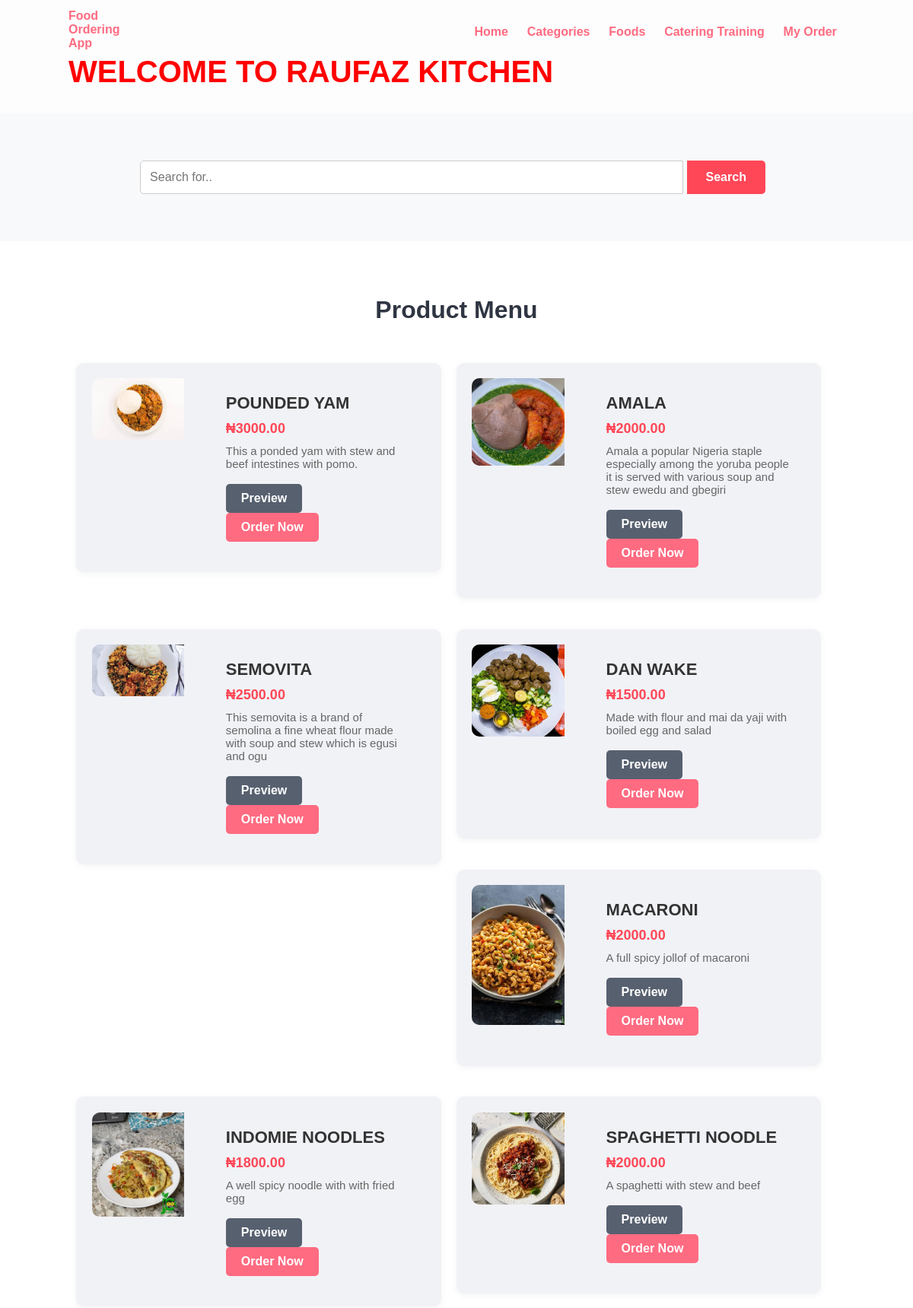
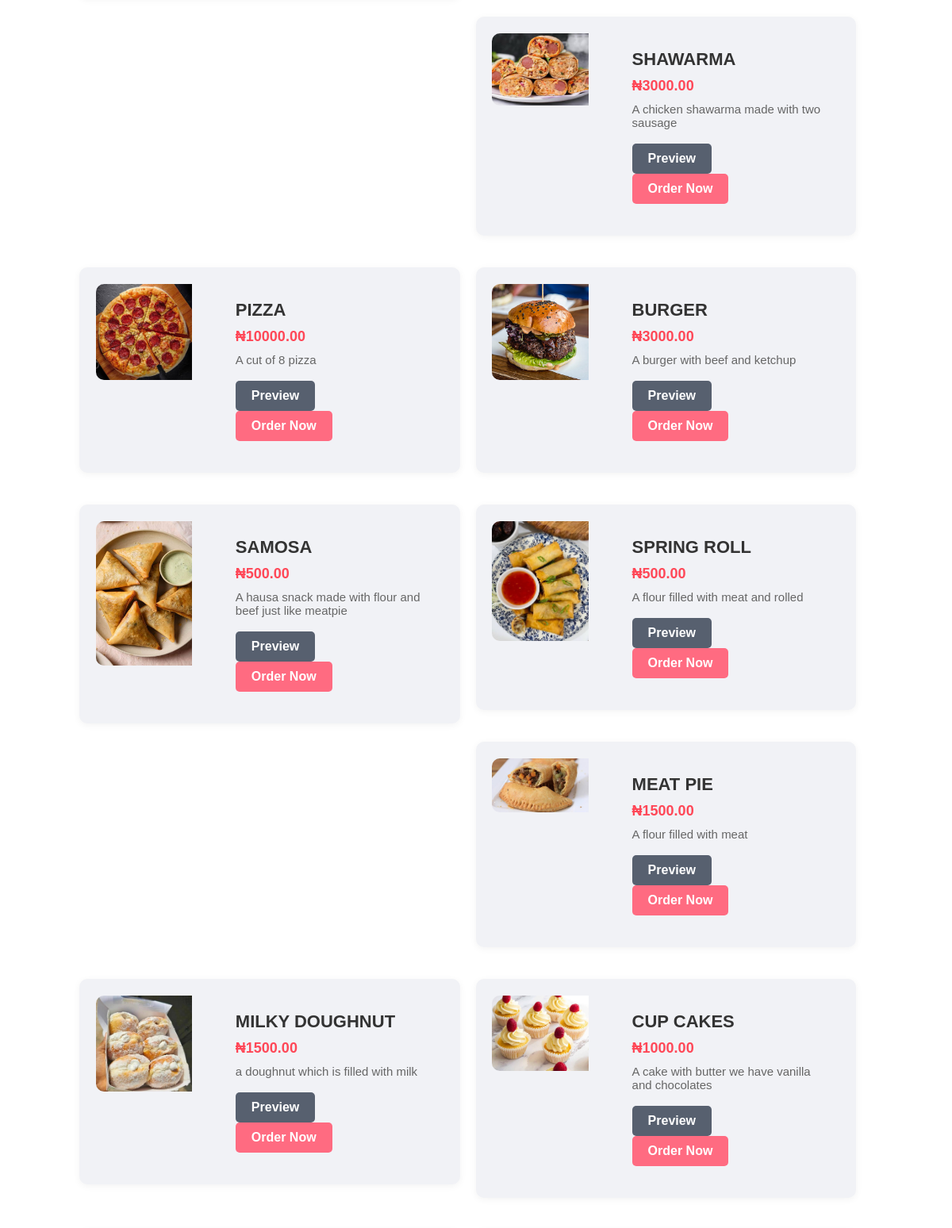
Screenshot of /foods.php (upper part) with the database file from the repository (2 pictures, top to bottom).
### tables this page shows
CREATE TABLE `tbl_food` (
  `id` int(10) UNSIGNED NOT NULL,
  `title` varchar(100) NOT NULL,
  `description` varchar(255) NOT NULL,
  `price` decimal(10,2) NOT NULL,
  `image_name` varchar(255) NOT NULL,
  `category_id` int(10) UNSIGNED NOT NULL,
  `featured` varchar(10) NOT NULL,
  `active` varchar(10) NOT NULL
);

### foods.php (the view, shortened to what this page needs)
<?php include('partials-front/menu.php'); ?>
<section class="food-search text-center">
    <div class="container">
        <form action="<?php echo SITEURL; ?>food-search.php" method="POST">
            <input type="search" name="search" placeholder="Search for.." required>
            <input type="submit" name="submit" value="Search" class="btn btn-primary">
        </form>
    </div>
</section>
<section class="food-menu">
    <div class="container">
        <h2 class="text-center">Product Menu</h2>
        <?php
            $sql = "SELECT * FROM tbl_food WHERE active='Yes'";
            $res = mysqli_query($conn, $sql);
            $count = mysqli_num_rows($res);
            if($count > 0) {
                while($row = mysqli_fetch_assoc($res)) {
                    $id = $row['id'];
                    $title = $row['title'];
                    $description = $row['description'];
                    $price = $row['price'];
                    $image_name = $row['image_name'];
        ?>
        <div class="food-menu-box">
            <div class="food-menu-img">
                <?php if ($image_name == "") { ?>
                    <div class="error">Image not Available.</div>
                <?php } else { ?>
                    <img src="<?php echo SITEURL; ?>images/food/<?php echo $image_name; ?>" alt="<?php echo $title; ?>" class="img-responsive img-curve">
                <?php } ?>
            </div>
            <div class="food-menu-desc">
                <h4><?php echo htmlspecialchars($title); ?></h4>
                <p class="food-price">₦<?php echo $price; ?></p>
                <p class="food-detail"><?php echo htmlspecialchars($description); ?></p>
                <br>
                <a href="javascript:void(0);"
                   class="btn btn-secondary preview-btn"
                   data-title="<?php echo htmlspecialchars($title); ?>"
                   data-description="<?php echo htmlspecialchars($description); ?>"
                   data-price="<?php echo $price; ?>"
                   data-image="<?php echo SITEURL; ?>images/food/<?php echo $image_name; ?>">
                   Preview
                </a>
                <a href="<?php echo SITEURL; ?>order.php?food_id=<?php echo $id; ?>" class="btn btn-primary">Order Now</a>
            </div>
        </div>
        <?php
                }
            } else {
                echo "<div class='error'>Goods not found.</div>";
            }
        ?>
    </div>
</section>
<?php include('partials-front/footer.php'); ?>

### css/style.css (style rules this page uses)
* { margin: 0 0; padding: 0 0; font-family: Arial, Helvetica, sans-serif; }
.container { width: 80%; margin: 0 auto; padding: 1%; }
.img-responsive { width: 100%; }
.img-curve { border-radius: 15px; }
.text-center { text-align: center; }
a { color: #ff6b81; text-decoration: none; }
.btn { padding: 1%; border: none; font-size: 1rem; border-radius: 5px; }
.btn-primary { background-color: #ff6b81; color: white; cursor: pointer; }
h2 { color: #2f3542; font-size: 2rem; margin-bottom: 2%; }
.food-search { background-image: url(price.jpg); background-size: cover; background-repeat: no-repeat; background-position: center; padding: 7% 0; }
.food-search input[type="search"] { width: 50%; padding: 1%; font-size: 1rem; border: none; border-radius: 5px; }
.food-menu { background-color: #ececec; padding: 4% 0; }
.food-menu-box { width: 43%; margin: 1%; padding: 2%; float: left; background-color: white; border-radius: 15px; }
.food-menu-img { width: 20%; float: left; }
.food-menu-desc { width: 70%; float: left; margin-left: 8%; }
.food-price { font-size: 1.2rem; margin: 2% 0; }
.food-detail { font-size: 1rem; color: #747d8c; }

### foods.php (style rules this page uses)
body { font-family: 'Segoe UI', Tahoma, Geneva, Verdana, sans-serif; background-color: #fdfdfd; color: #333; margin: 0; padding: 0; }
.container { width: 85%; margin: auto; }
.food-search { background: #f8f9fa; padding: 50px 0; text-align: center; }
.food-search input[type="search"] { padding: 12px; width: 70%; border: 1px solid #ccc; border-radius: 5px 0 0 5px; outline: none; font-size: 16px; }
.food-search .btn-primary { padding: 13px 25px; border: none; background-color: #ff4757; color: white; font-size: 16px; border-radius: 0 5px 5px 0; cursor: pointer; }
.food-menu { padding: 60px 0; background-color: #fff; }
.food-menu h2 { font-size: 32px; margin-bottom: 40px; color: #2f3542; text-align: center; }
.food-menu-box { display: flex; background-color: #f1f2f6; border-radius: 10px; overflow: hidden; margin-bottom: 30px; box-shadow: 0 2px 10px rgba(0,0,0,0.05); }
.food-menu-img { flex: 1; max-width: 200px; }
.food-menu-img img { width: 100%; height: auto; object-fit: cover; border-radius: 10px 0 0 10px; }
.food-menu-desc { flex: 2; padding: 20px; }
.food-menu-desc h4 { font-size: 22px; margin: 0; color: #333; }
.food-price { color: #ff4757; font-size: 18px; font-weight: bold; margin: 10px 0; }
.food-detail { font-size: 15px; color: #666; }
.btn-primary, .btn-secondary { display: inline-block; padding: 10px 20px; background-color: #ff6b81; color: white; text-decoration: none; border-radius: 5px; font-weight: 600; margin-right: 10px; transition: background-color 0.3s ease; }
.btn-secondary { background-color: #57606f; }

### rows the page displays
tbl_food: image_name (picture), title "POUNDED YAM", price "3000.00", description "This a ponded yam with stew and beef intestines with pomo."
tbl_food: image_name (picture), title "AMALA", price "2000.00", description "Amala a popular Nigeria staple especially among the yoruba people it is served with various soup and stew ewedu and gbegiri"
tbl_food: image_name (picture), title "SEMOVITA", price "2500.00", description "This semovita is a brand of semolina a fine wheat flour made with soup and stew which is egusi and ogu"
tbl_food: image_name (picture), title "DAN WAKE", price "1500.00", description "Made with flour and mai da yaji with boiled egg and salad"
tbl_food: image_name (picture), title "MACARONI", price "2000.00", description "A full spicy jollof of macaroni"
tbl_food: image_name (picture), title "INDOMIE NOODLES", price "1800.00", description "A well spicy noodle with with fried egg"
tbl_food: image_name (picture), title "SPAGHETTI NOODLE", price "2000.00", description "A spaghetti with stew and beef"
tbl_food: image_name (picture), title "SHAWARMA", price "3000.00", description "A chicken shawarma made with two sausage"
tbl_food: image_name (picture), title "PIZZA", price "10000.00", description "A cut of 8 pizza"
tbl_food: image_name (picture), title "BURGER", price "3000.00", description "A burger with beef and ketchup"
tbl_food: image_name (picture), title "SAMOSA", price "500.00", description "A hausa snack made with flour and beef just like meatpie"
tbl_food: image_name (picture), title "SPRING ROLL", price "500.00", description "A flour filled with meat and rolled"
tbl_food: image_name (picture), title "MEAT PIE", price "1500.00", description "A flour filled with meat"
tbl_food: image_name (picture), title "MILKY DOUGHNUT", price "1500.00", description "a doughnut which is filled with milk"
tbl_food: image_name (picture), title "CUP CAKES", price "1000.00", description "A cake with butter we have vanilla and chocolates"
